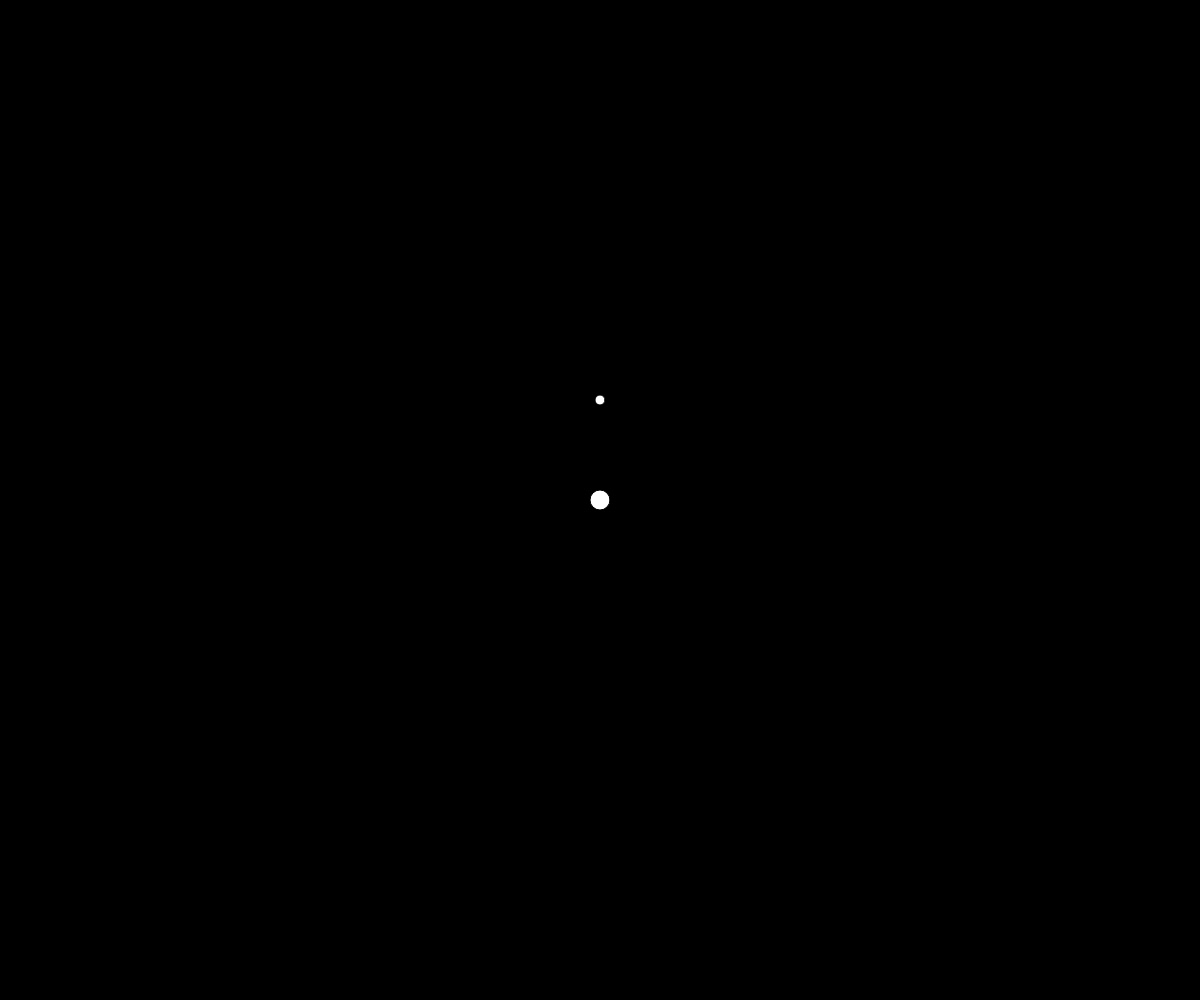
Frame 1 (no input)
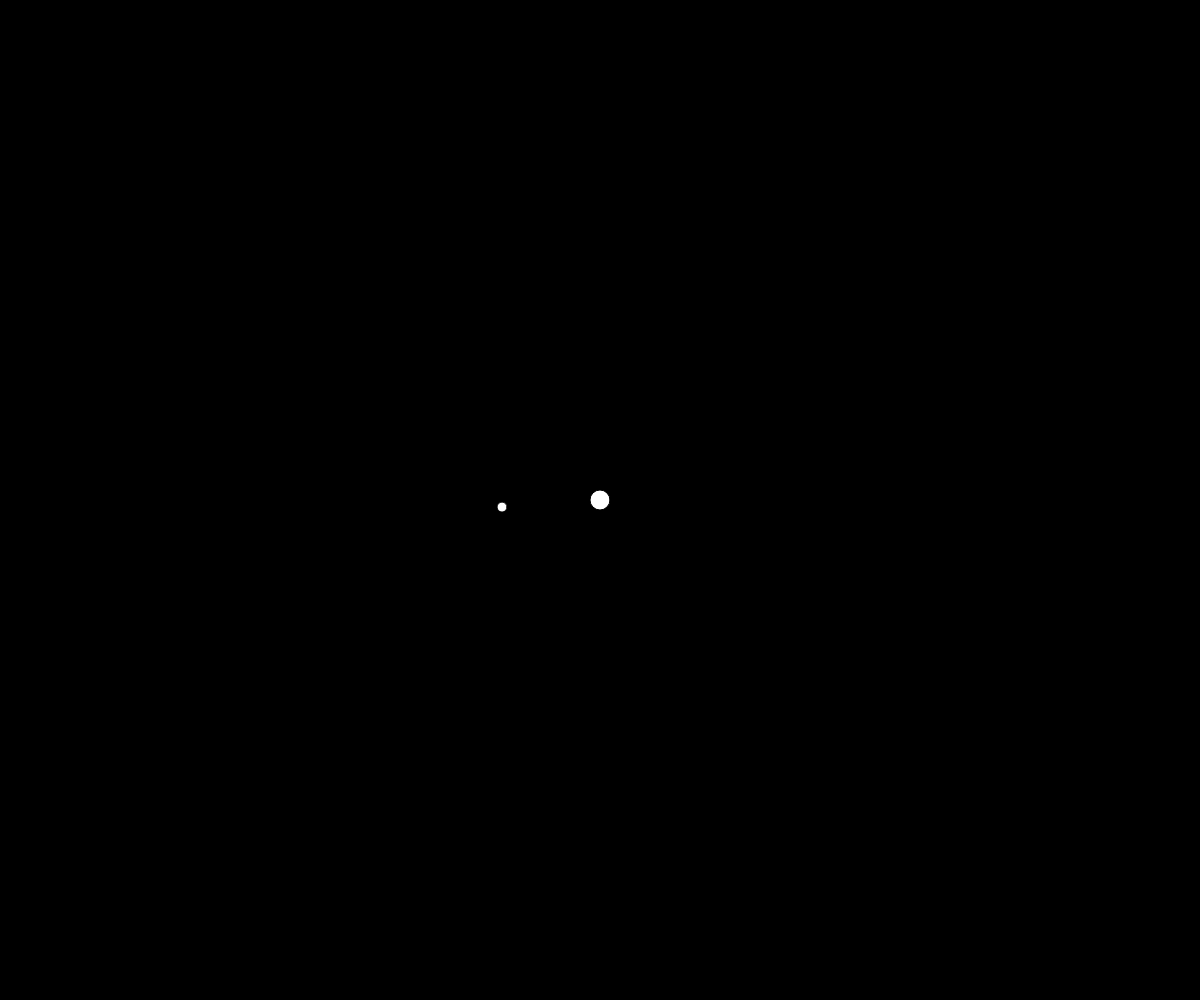
Frame 60 (no input)
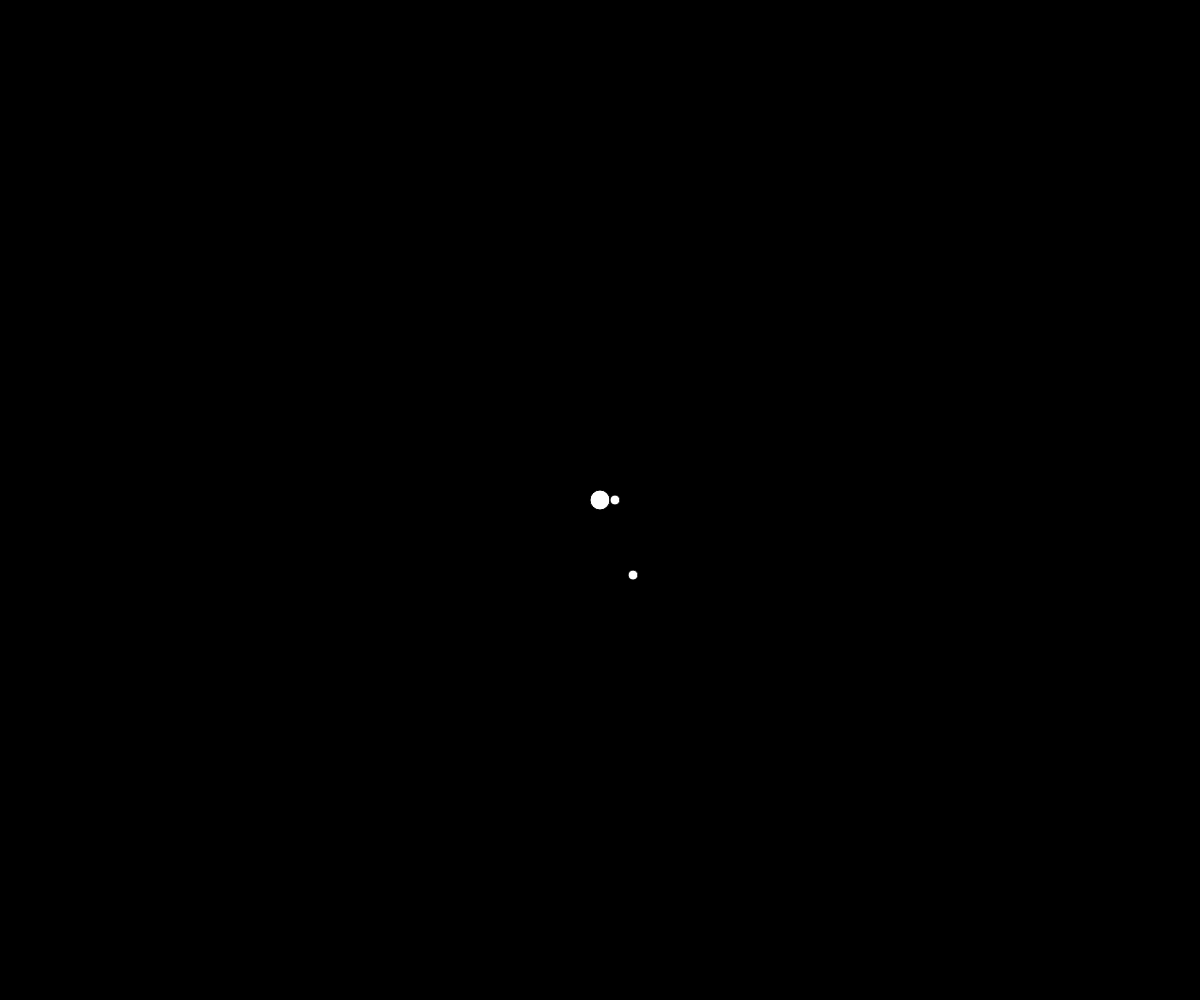
Frame 120 (the mouse pressed at the canvas centre since frame 60)

The p5.js sketch that drew these frames (run headless with seeded random() and noise() and a simulated clock; from frame 60 on, the mouse is pressed at the canvas centre):

// p5.js sketch
// ── sketch.js
let earth;
let moon;

let planets = [];

let mouse;
let mouseAcceleration;
let acceleration;

function setup(){
    createCanvas(window.innerWidth,window.innerHeight);

    earth = new Planet(width/2,height/2,50,20);
    moon  = new Planet(width/2,height/2-100,50,10);

    mouse = createVector(0,0);
}

function draw(){
    background(0);

    earth.draw();
    moon.draw();

    moon.gravity(earth);

    mouse.x = mouseX;
    mouse.y = mouseY;

    for(let i in planets){
        planets[i].draw();
        planets[i].gravity(earth);
    }
}

function mousePressed(){
    planets.push(new Planet(mouseX,mouseY,50,10));
}
// ── planet.js
class Planet{
    constructor(x,y,mass,size){
        this.position = createVector(x,y);
        this.mass = mass;
        this.size = size;

        this.acceleration = createVector(15,0);
    }

    draw(){
        circle(this.position.x,this.position.y,this.size);
    }

    gravity(attractor){
        this.attraction = p5.Vector.sub(attractor.position,this.position);
        this.distanceSqrt = this.attraction.magSq();

        this.gravityForce = 10 * attractor.mass * this.mass / this.distanceSqrt;

        this.attraction.setMag(this.gravityForce);
        this.acceleration.add(this.attraction);
        this.acceleration.limit(20);

        this.position.add(this.acceleration);
    }
}
